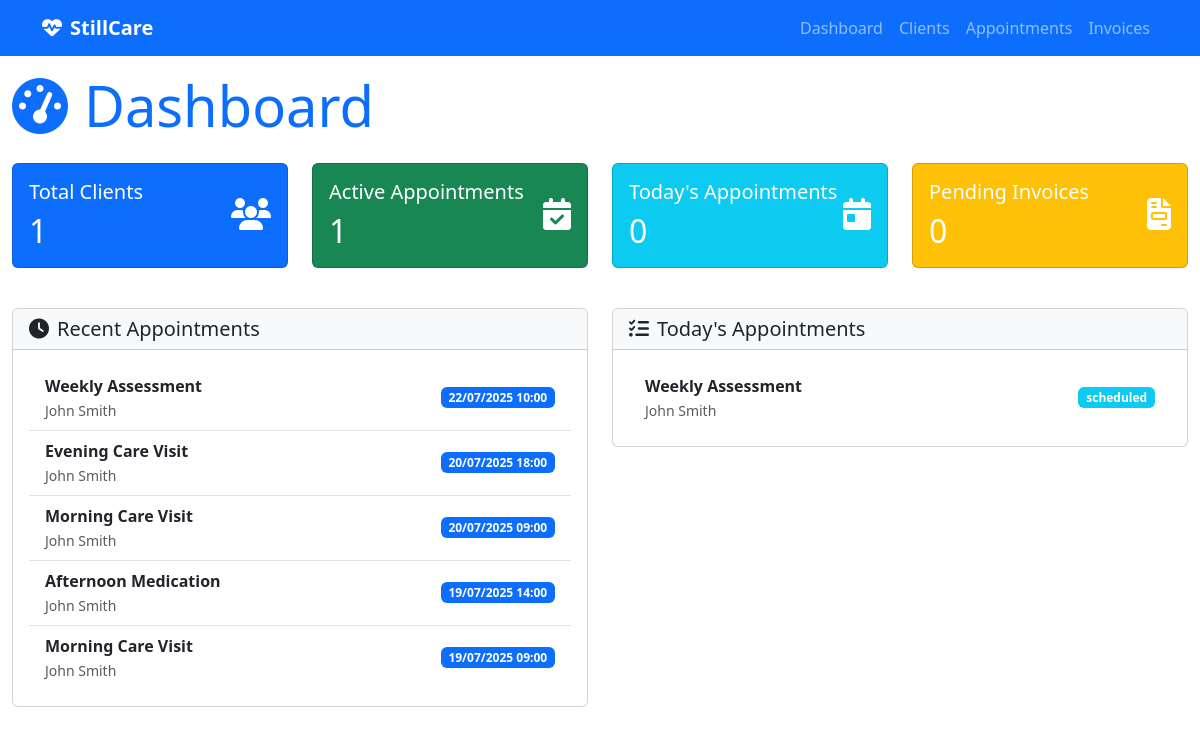
The app's page /, older data.
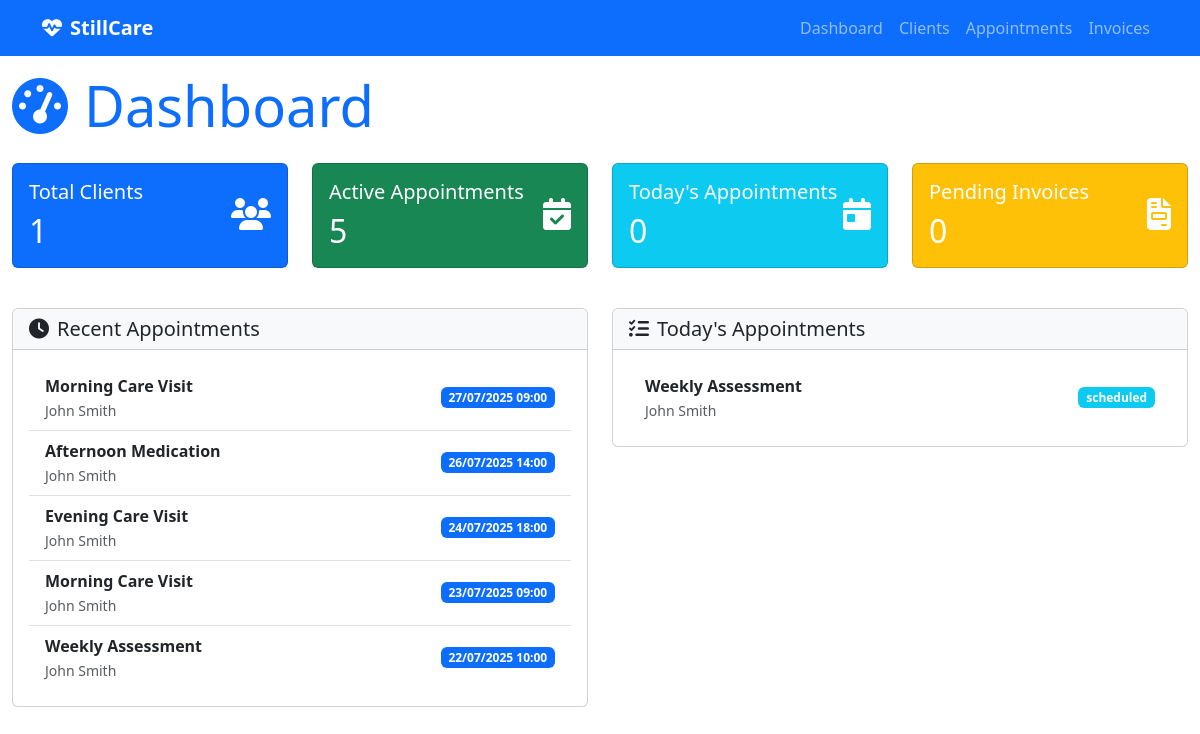
The same page, newer data.
### appointment_management/models.py (models this page shows, shortened)
class Appointment(models.Model):
    FREQUENCY_CHOICES = [
        ('daily', 'Daily'),
        ('weekly', 'Weekly'),
        ('monthly', 'Monthly'),
    ]
    title = models.CharField(max_length=200)
    description = models.TextField(blank=True, null=True)
    start_time = models.DateTimeField(help_text="When the appointment/visit should start")
    end_time = models.DateTimeField(help_text="When the appointment/visit should end")
    status = models.CharField(max_length=50, choices=[
        ('scheduled', 'Scheduled'),
        ('completed', 'Completed'),
        ('cancelled', 'Cancelled'),
        ('no_show', 'No Show'),
    ], default='scheduled')
    client = models.ForeignKey(
        'client_management.Client',
        on_delete=models.CASCADE,
        related_name='appointments',
        help_text="The client this appointment is for"
    )
    frequency = models.CharField(
        max_length=20,
        choices=FREQUENCY_CHOICES,
        blank=True,
        null=True,
        help_text="How often this appointment repeats"
    )
    assigned_staff = models.ForeignKey(settings.AUTH_USER_MODEL, on_delete=models.PROTECT, null=False, blank=False, related_name='appointments', help_text="Staff member assigned to this appointment")
    created_at = models.DateTimeField(auto_now_add=True)
    updated_at = models.DateTimeField(auto_now=True)
    class Meta:
        verbose_name = "Appointment"
        verbose_name_plural = "Appointments"
    VISIT_STATUS_CHOICES = [
        ('scheduled', 'Scheduled'),
        ('in_progress', 'In Progress'),
        ('completed', 'Completed'),
        ('cancelled', 'Cancelled'),
    ]
    status = models.CharField(
        max_length=20,
        choices=VISIT_STATUS_CHOICES,
        default='scheduled'
    )
    actual_start_time = models.DateTimeField(blank=True, null=True)
    actual_end_time = models.DateTimeField(blank=True, null=True)
    checklist_items = models.JSONField(
        default=list,
        help_text="List of checklist items from the client's care plan"
    )

### client_management/models.py (models this page shows, shortened)
class Client(models.Model):
    CHECKLIST_CHOICES = [
        ('basic_care', 'Basic Care'),
        ('medication_management', 'Medication Management'),
        ('wound_care', 'Wound Care'),
        ('physical_therapy', 'Physical Therapy'),
        ('nursing_care', 'Nursing Care'),
        ('social_work', 'Social Work'),
        ('nutrition', 'Nutrition'),
        ('hygiene', 'Hygiene'),
        ('mobility', 'Mobility Assistance'),
        ('monitoring', 'Vital Signs Monitoring'),
        ('education', 'Patient Education'),
        ('family_support', 'Family Support'),
        ('emergency_prep', 'Emergency Preparedness'),
        ('equipment', 'Medical Equipment'),
        ('transportation', 'Transportation'),
    ]
    first_name = models.CharField(max_length=100)
    last_name = models.CharField(max_length=100)
    address = models.TextField()
    phone = models.CharField(max_length=20, blank=True, null=True)
    email = models.EmailField(blank=True, null=True)
    care_checklist = models.JSONField(
        default=list,
        help_text="List of care items required for this client"
    )
    created_at = models.DateTimeField(auto_now_add=True)
    updated_at = models.DateTimeField(auto_now=True)
    @property
    def full_name(self):
        return f"{self.first_name} {self.last_name}"
    class Meta:
        verbose_name = "Client"
        verbose_name_plural = "Clients"
        ordering = ['last_name', 'first_name']

### care_backend/views.py (the view)
# urls.py: path('', views.dashboard, name='dashboard'),
def dashboard(request):
    today = timezone.now().date()
    total_clients = Client.objects.count()
    active_appointments = Appointment.objects.filter(
        Q(start_time__date__gte=today) &
        Q(status='scheduled')
    ).count()
    pending_invoices = InvoiceGroup.objects.filter(
        client__isnull=False
    ).distinct().count()
    total_staff = User.objects.filter(is_staff_member=True, is_active=True).count()
    seven_days_ago = timezone.now() - timedelta(days=7)
    recent_appointments = Appointment.objects.filter(
        start_time__gte=seven_days_ago
    ).order_by('-start_time')[:5]
    today_appointments = Appointment.objects.filter(
        start_time__date=today
    ).order_by('start_time')[:5]
    context = {
        'total_clients': total_clients,
        'active_appointments': active_appointments,
        'pending_invoices': pending_invoices,
        'recent_appointments': recent_appointments,
        'today_appointments': today_appointments,
        'total_staff': total_staff,
    }
    return render(request, 'dashboard.html', context)

### templates/dashboard.html (shortened to what the changed rows need)
{% extends "base.html" %}
{% block content %}
<h1 class="display-4 text-primary mb-4"><i class="fas fa-tachometer-alt me-3"></i>Dashboard</h1>
<div class="row mb-4">
    <div class="col-md-3 mb-3">
        <a href="{% url 'client_list' %}" class="dashboard-tile-link text-decoration-none">
        <div class="card bg-primary text-white h-100">
            <div class="card-body">
                <div class="d-flex justify-content-between">
                    <div>
                        <h2 class="mb-0">{{ total_clients }}</h2>
                    </div>
                </div>
            </div>
        </div>
        </a>
    </div>
    <div class="col-md-3 mb-3">
        <a href="{% url 'appointment_list' %}" class="dashboard-tile-link text-decoration-none">
        <div class="card bg-success text-white h-100">
            <div class="card-body">
                <div class="d-flex justify-content-between">
                    <div>
                        <h5 class="card-title">Active Appointments</h5>
                        <h2 class="mb-0">{{ active_appointments }}</h2>
                    </div>
                </div>
            </div>
        </div>
        </a>
    </div>
    <div class="col-md-3 mb-3">
        <a href="{% url 'appointment_list' %}" class="dashboard-tile-link text-decoration-none">
        <div class="card bg-info text-white h-100">
            <div class="card-body">
                <div class="d-flex justify-content-between">
                    <div>
                        <h2 class="mb-0">{{ today_appointments_count|default:0 }}</h2>
                    </div>
                </div>
            </div>
        </div>
        </a>
    </div>
    <div class="col-md-3 mb-3">
        <a href="{% url 'invoice_list' %}" class="dashboard-tile-link text-decoration-none">
        <div class="card bg-warning text-white h-100">
            <div class="card-body">
                <div class="d-flex justify-content-between">
                    <div>
                        <h2 class="mb-0">{{ pending_invoices }}</h2>
                    </div>
                </div>
            </div>
        </div>
        </a>
    </div>
</div>
<div class="row">
    <div class="col-md-6 mb-4">
        <div class="card">
            <div class="card-body">
                <ul class="list-group list-group-flush">
                    {% for appointment in recent_appointments %}
                    <li class="list-group-item d-flex justify-content-between align-items-center">
                        <div>
                            <strong>{{ appointment.title }}</strong><br>
                            <small class="text-muted">{{ appointment.client.full_name }}</small>
                        </div>
                        <span class="badge bg-primary">{{ appointment.start_time|date:"d/m/Y H:i" }}</span>
                    </li>
                    {% empty %}
                    <li class="list-group-item text-center">No recent appointments.</li>
                    {% endfor %}
                </ul>
            </div>
        </div>
    </div>
    <div class="col-md-6 mb-4">
        <div class="card">
            <div class="card-body">
                <ul class="list-group list-group-flush">
                    {% for appointment in today_appointments %}
                    <li class="list-group-item d-flex justify-content-between align-items-center">
                        <div>
                            <strong>{{ appointment.title }}</strong><br>
                            <small class="text-muted">{{ appointment.client.full_name }}</small>
                        </div>
                        <span class="badge bg-info">{{ appointment.status }}</span>
                    </li>
                    {% empty %}
                    <li class="list-group-item text-center">No appointments today.</li>
                    {% endfor %}
                </ul>
            </div>
        </div>
    </div>
</div>
{% endblock %}

Row changes from the older to the newer data that the page shows:
changed Appointment (number 1 of 5 on the later page): start_time "19/07/2025 09:00" → "27/07/2025 09:00"; moves up the list
changed Appointment "Afternoon Medication": start_time "19/07/2025 14:00" → "26/07/2025 14:00"; moves up the list
changed Appointment "Evening Care Visit": start_time "20/07/2025 18:00" → "24/07/2025 18:00"
changed Appointment (number 4 of 5 on the later page): start_time "20/07/2025 09:00" → "23/07/2025 09:00"
changed Appointment "Weekly Assessment": moves down the list
Text that changed along with them:
{{ active_appointments }}: "1" → "5"
